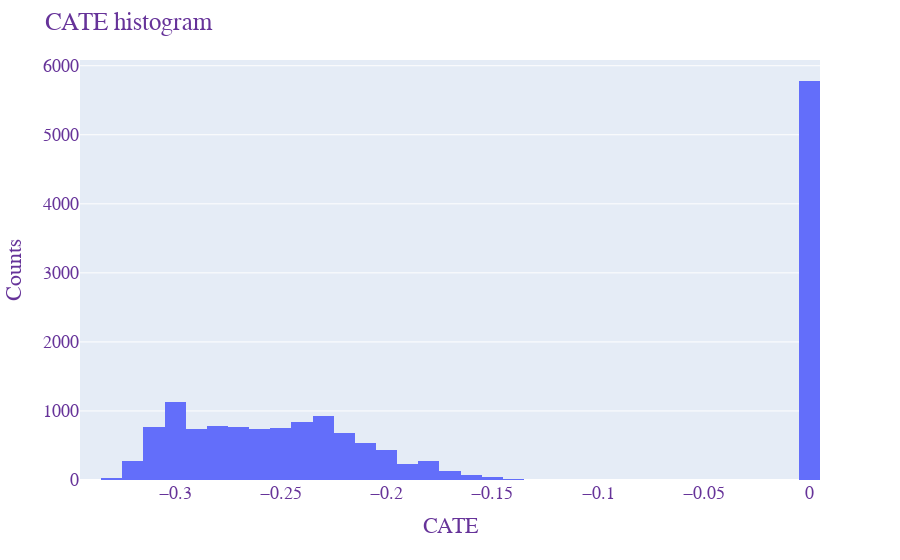

This figure's notebook cell:
### Code cell
CATE_histogram(data['cate'])

### Figure 1 — Plotly figure (JSON) as saved in the notebook; plotly's stock layout.template omitted (floating-point values rounded to 4 significant figures; data arrays with more than 128 entries replaced by an {"elided": "..."} marker saying what was removed)
{"data": [{"alignmentgroup": "True", "bingroup": "x", "hovertemplate": "x=%{x}<br>count=%{y}<extra></extra>", "legendgroup": "", "marker": {"color": "#636efa", "pattern": {"shape": ""}}, "name": "", "offsetgroup": "", "orientation": "v", "showlegend": false, "type": "histogram", "x": {"elided": "16000 float values"}, "xaxis": "x", "yaxis": "y"}], "layout": {"barmode": "relative", "font": {"color": "RebeccaPurple", "family": "Courier New, monospace", "size": 18}, "legend": {"tracegroupgap": 0}, "margin": {"t": 60}, "title": {"text": "CATE histogram"}, "xaxis": {"anchor": "y", "domain": [0, 1], "title": {"text": "CATE"}}, "yaxis": {"anchor": "x", "domain": [0, 1], "title": {"text": "Counts"}}}}
